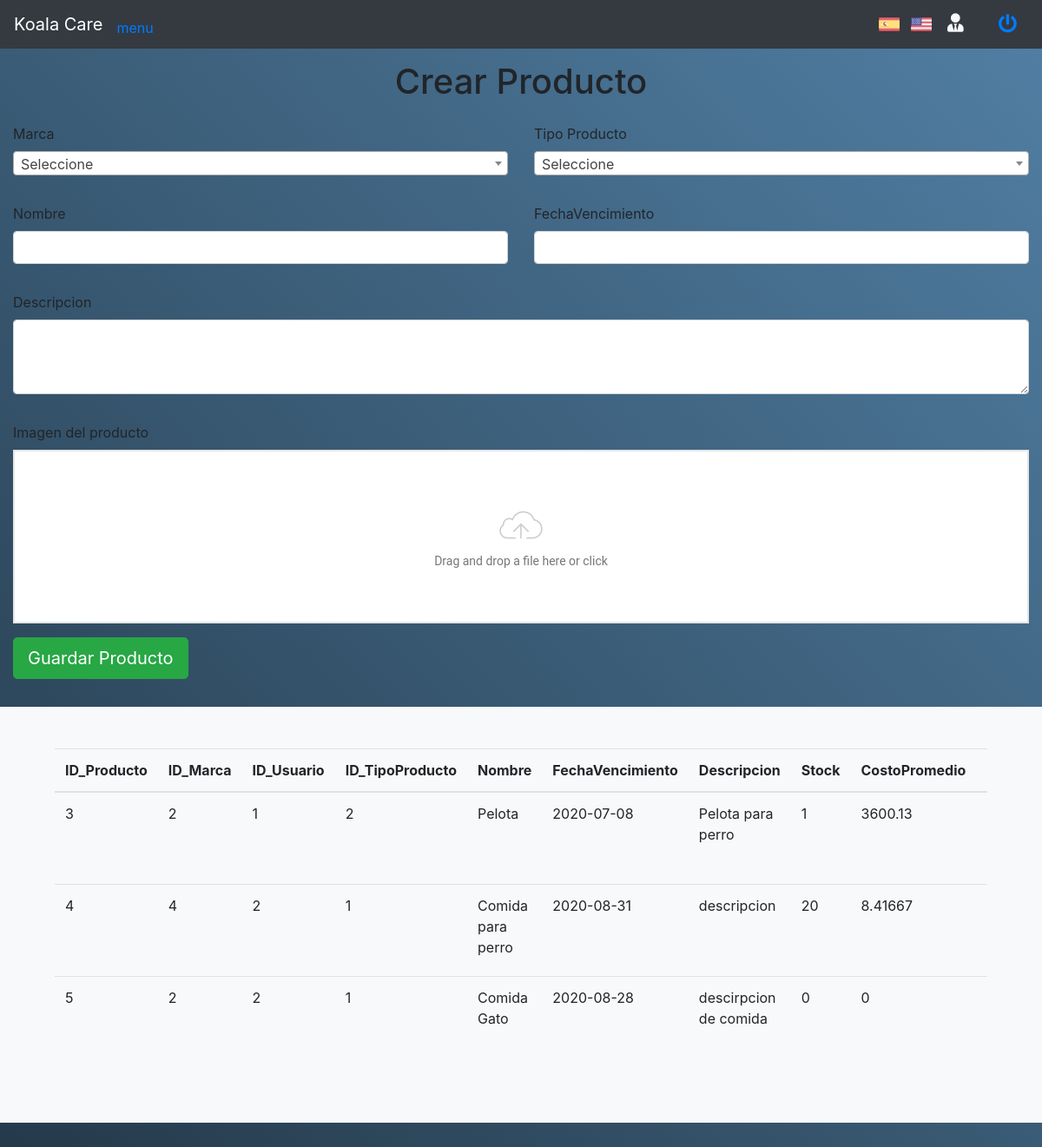
Page /Koalas_E/index.php/productos on the committed database.
### tables this page shows
CREATE TABLE `tbproductos` (
  `ID_Producto` int(11) NOT NULL,
  `ID_Marca` int(11) NOT NULL,
  `ID_Usuario` int(11) NOT NULL,
  `ID_TipoProducto` int(11) NOT NULL,
  `Nombre` varchar(50) NOT NULL,
  `FechaVencimiento` date NOT NULL,
  `Descripcion` text NOT NULL,
  `Stock` int(11) NOT NULL,
  `CostoPromedio` float NOT NULL,
  `NombreImagen` varchar(50) NOT NULL,
  `UrlImagen` varchar(50) NOT NULL,
  `FechaCreacion` timestamp NOT NULL DEFAULT current_timestamp()
);

### Koalas_E/application/controllers/Productos.php (called while the page is built, shortened)
<?php
class Productos extends CI_Controller {
	public function __construct(){
		$this->load->model("Producto_model");
		$this->load->model("Marcas_model");
		$this->load->model("Tiposproductos_model");
		$this->load->model("User_model");
		$this->load->helper('form');
		$this->load->library('upload');
	}
	public function index()
	{
		$datos["listProducto"] = $this->Producto_model->Read_All_Producto();
		$datos["listMarcas"] = $this->Marcas_model->select_all();
		$datos["listUsuarios"] = $this->User_model->Read_All_User();
		$datos["listTiposProductos"] = $this->Tiposproductos_model->select_all();
		$this->load->view("Format/header");
		$this->load->view('Productos/CreateProducto', $datos);
		$this->load->view("Format/footer");
	}
}

### Koalas_E/index.php (called while the page is built, shortened)
<?php
require_once BASEPATH.'core/CodeIgniter.php';

### Koalas_E/application/models/Producto_model.php (called while the page is built, shortened)
<?php
	class Producto_model extends CI_model{
		function Read_All_Producto(){
			$this->db->select("*");
			$this->db->from("tbproductos");
			$result = $this->db->get();
			return $result->result();
		}
	}
?>

### Koalas_E/application/views/Productos/CreateProducto.php (the view, shortened to what this page needs)
<div class="container-fluid">
	<div class="row mb-3">
		<div class="col-12 text-center">
			<h1>Crear Producto</h1>
		</div>
	</div>
	<form action="<?= base_url() ?>index.php/Productos/NewProducto" method="POST" enctype="multipart/form-data">
		<div class="row mb-3">
			<div class="col-6">
				<div class="form-group">
					<label for="slcMarca">Marca</label>
				</div>
			</div>
			<div class="col-6">
				<div class="form-group">
					<label for="slcTipoProducto">Tipo Producto</label>
				</div>
			</div>
		</div>
		<div class="row mb-3">
			<div class="col-6">
				<div class="form-group">
					<label for="txtNombre">Nombre</label>
					<input type="text" id="txtNombre" name="txtNombre" class="form-control">
				</div>
			</div>
			<div class="col-6">
				<div class="form-group">
					<label for="txtFechaVencimiento">FechaVencimiento</label>
					<input type="text" id="txtFechaVencimiento" name="txtFechaVencimiento" class="form-control">
				</div>
			</div>
		</div>
		<div class="row mb-3">
			<div class="col-12">
				<div class="form-group">
					<label for="txtDescripcion">Descripcion</label>
					<textarea name="txtDescripcion" id="txtDescripcion" cols="30" rows="3" class="form-control"></textarea>
				</div>
			</div>
		</div>
		<div class="row">
			<div class="col-md-12">
				<div class="form-group">
					<label for="imagenProducto">Imagen del producto</label>
				</div>
			</div>
		</div>
		<div class="row mb-3">
			<div class="col-12">
				<div class="form-group">
					<button class="btn btn-success btn-lg" type="submit">Guardar Producto</button>
				</div>
			</div>
		</div>
	</form>
	<div class="row mb-3 bg-light p-5">
		<div class="col-12">
			<div class="table-responsive">
				<table class="table" id="tableProducto">
					<thead>
						<tr>
							<th>ID_Producto</th>
							<th>ID_Marca</th>
							<th>ID_Usuario</th>
							<th>ID_TipoProducto</th>
							<th>Nombre</th>
							<th>FechaVencimiento</th>
							<th>Descripcion</th>
							<th>Stock</th>
							<th>CostoPromedio</th>
							<th>NombreImagen</th>
						</tr>
					</thead>
					<tbody>
						<?php
						foreach ($listProducto as $key => $value) {
							?>
							<tr>
								<td><?= $value->ID_Producto ?></td>
								<td><?= $value->ID_Marca ?></td>
								<td><?= $value->ID_Usuario ?></td>
								<td><?= $value->ID_TipoProducto ?></td>
								<td><?= $value->Nombre ?></td>
								<td><?= $value->FechaVencimiento ?></td>
								<td><?= $value->Descripcion ?></td>
								<td><?= $value->Stock ?></td>
								<td><?= $value->CostoPromedio ?></td>
								<td><?= $value->NombreImagen ?></td>
							</tr>
							<?php
						}
						?>
					</tbody>
				</table>
			</div>
		</div>
	</div>
</div>

### Koalas_E/assets/template/demo.css (style rules this page uses)
html,body,div,span,header,ul,li,a { margin:0;padding:0;border:0;font-size:100%;font:inherit;vertical-align:baseline }
html { height:100% }
body { font-family:'Raleway', sans-serif;text-align:center;color:#fffce1 }
h1,h2,h3,h4,h5,h6 { margin:0 }

### rows in the picture
tbproductos: ID_Producto "3", ID_Marca "2", ID_Usuario "1", ID_TipoProducto "2", Nombre "Pelota", FechaVencimiento "2020-07-08", Descripcion "Pelota para perro", Stock "1", CostoPromedio "3600.13"
tbproductos: ID_Producto "4", ID_Marca "4", ID_Usuario "2", ID_TipoProducto "1", Nombre "Comida para perro", FechaVencimiento "2020-08-31", Descripcion "descripcion", Stock "20", CostoPromedio "8.41667"
tbproductos: ID_Producto "5", ID_Marca "2", ID_Usuario "2", ID_TipoProducto "1", Nombre "Comida Gato", FechaVencimiento "2020-08-28", Descripcion "descirpcion de comida", Stock "0", CostoPromedio "0"
